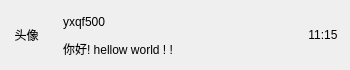
<?xml version="1.0" encoding="UTF-8"?>
<ui version="4.0">
 <class>ChatUserWid</class>
 <widget class="QWidget" name="ChatUserWid">
  <property name="geometry">
   <rect>
    <x>0</x>
    <y>0</y>
    <width>350</width>
    <height>70</height>
   </rect>
  </property>
  <property name="minimumSize">
   <size>
    <width>0</width>
    <height>70</height>
   </size>
  </property>
  <property name="maximumSize">
   <size>
    <width>16777215</width>
    <height>70</height>
   </size>
  </property>
  <property name="windowTitle">
   <string>Form</string>
  </property>
  <layout class="QHBoxLayout" name="horizontalLayout">
   <property name="spacing">
    <number>2</number>
   </property>
   <property name="leftMargin">
    <number>2</number>
   </property>
   <property name="topMargin">
    <number>2</number>
   </property>
   <property name="rightMargin">
    <number>2</number>
   </property>
   <property name="bottomMargin">
    <number>2</number>
   </property>
   <item>
    <widget class="QWidget" name="icon_widget" native="true">
     <property name="minimumSize">
      <size>
       <width>50</width>
       <height>50</height>
      </size>
     </property>
     <property name="maximumSize">
      <size>
       <width>50</width>
       <height>50</height>
      </size>
     </property>
     <layout class="QHBoxLayout" name="horizontalLayout_2">
      <property name="spacing">
       <number>0</number>
      </property>
      <property name="leftMargin">
       <number>2</number>
      </property>
      <property name="topMargin">
       <number>2</number>
      </property>
      <property name="rightMargin">
       <number>2</number>
      </property>
      <property name="bottomMargin">
       <number>2</number>
      </property>
      <item>
       <widget class="QLabel" name="icon_label">
        <property name="maximumSize">
         <size>
          <width>45</width>
          <height>45</height>
         </size>
        </property>
        <property name="text">
         <string>头像</string>
        </property>
        <property name="alignment">
         <set>Qt::AlignCenter</set>
        </property>
       </widget>
      </item>
     </layout>
    </widget>
   </item>
   <item>
    <widget class="QWidget" name="user_widget" native="true">
     <layout class="QVBoxLayout" name="verticalLayout">
      <item>
       <widget class="QLabel" name="user_name_label">
        <property name="text">
         <string>yxqf500</string>
        </property>
       </widget>
      </item>
      <item>
       <widget class="QLabel" name="message_label">
        <property name="text">
         <string>你好! hellow world ! ! </string>
        </property>
       </widget>
      </item>
     </layout>
    </widget>
   </item>
   <item>
    <widget class="QWidget" name="timer_widget" native="true">
     <property name="minimumSize">
      <size>
       <width>50</width>
       <height>50</height>
      </size>
     </property>
     <property name="maximumSize">
      <size>
       <width>50</width>
       <height>50</height>
      </size>
     </property>
     <layout class="QHBoxLayout" name="horizontalLayout_3">
      <item>
       <widget class="QLabel" name="time_label">
        <property name="maximumSize">
         <size>
          <width>45</width>
          <height>45</height>
         </size>
        </property>
        <property name="text">
         <string>11:15</string>
        </property>
        <property name="alignment">
         <set>Qt::AlignCenter</set>
        </property>
       </widget>
      </item>
     </layout>
    </widget>
   </item>
  </layout>
 </widget>
 <resources/>
 <connections/>
</ui>
